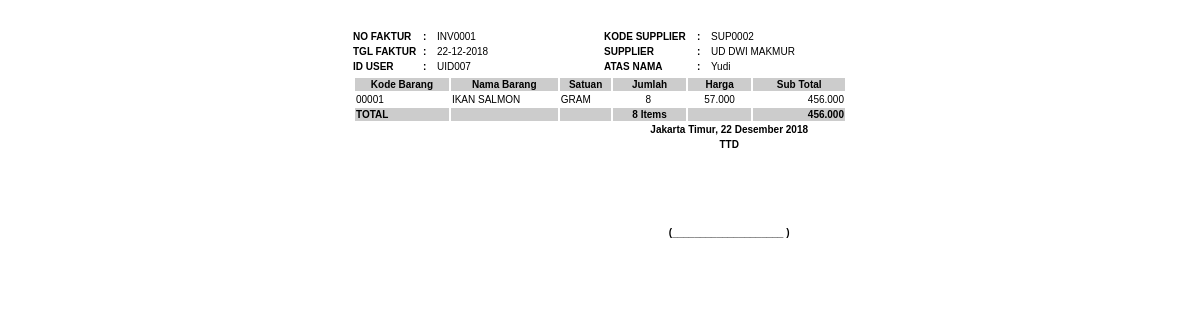
The app's page /gudang/faktur_pembelian.php?no_faktur=INV0001 (signed in) with its own data.
### tables this page shows
CREATE TABLE `pembelian` (
  `id` double NOT NULL,
  `no_transaksi` double NOT NULL,
  `no_faktur` varchar(16) NOT NULL,
  `kd_supplier` varchar(15) NOT NULL,
  `tgl_pembelian` date NOT NULL,
  `total_pembelian` int(11) NOT NULL,
  `id_user` varchar(15) NOT NULL
);

CREATE TABLE `ma_supplier` (
  `kd_supplier` varchar(7) NOT NULL,
  `nm_supplier` varchar(25) NOT NULL,
  `almt_supplier` varchar(150) NOT NULL,
  `tlp_supplier` varchar(15) NOT NULL,
  `fax_supplier` varchar(15) NOT NULL,
  `atas_nama` varchar(25) NOT NULL,
  `active` char(1) NOT NULL
);

CREATE TABLE `pembelian_detail` (
  `id` double NOT NULL,
  `no_transaksi` double NOT NULL,
  `kd_barang` varchar(15) NOT NULL,
  `kd_satuan` varchar(25) NOT NULL,
  `jumlah` int(11) NOT NULL,
  `harga` int(11) NOT NULL,
  `sub_total` int(11) NOT NULL
);

CREATE TABLE `ma_barang` (
  `kd_barang` varchar(5) NOT NULL,
  `nm_barang` varchar(50) NOT NULL,
  `kd_satuan` varchar(10) NOT NULL,
  `kd_kategori` varchar(10) NOT NULL,
  `hrg_jual` int(11) NOT NULL,
  `hrg_beli` int(11) NOT NULL,
  `active` char(1) NOT NULL
);

CREATE TABLE `ma_satuan_barang` (
  `kd_satuan` varchar(6) NOT NULL,
  `nm_satuan` varchar(25) NOT NULL,
  `active` char(1) NOT NULL
);

CREATE TABLE `ma_toko` (
  `kd_toko` varchar(15) NOT NULL,
  `nm_toko` varchar(30) NOT NULL,
  `almt_toko` varchar(150) NOT NULL,
  `kota` varchar(30) NOT NULL,
  `tlp_toko` varchar(15) NOT NULL,
  `fax_toko` varchar(15) NOT NULL,
  `logo` varchar(50) NOT NULL
);

### library/inc.connection.php (called while the page is built, shortened)
<?php
function querydb($sql){
		global $koneksi_db;
		$result=mysqli_query($koneksi_db,$sql);
		return $result;
}
	function arraydb($sql){
		$arraydb=mysqli_fetch_array($sql);
		return $arraydb;
	}
?>

### library/inc.library.php (called while the page is built, shortened)
<?php
function IndonesiaTgl($tanggal){
	$tgl=substr($tanggal,8,2);
	$bln=substr($tanggal,5,2);
	$thn=substr($tanggal,0,4);
	$tanggal="$tgl-$bln-$thn";
	return $tanggal;
}
function Indonesia2Tgl($tanggal){
	$namaBln = array("01" => "Januari", "02" => "Februari", "03" => "Maret", "04" => "April", "05" => "Mei", "06" => "Juni",
					 "07" => "Juli", "08" => "Agustus", "09" => "September", "10" => "Oktober", "11" => "November", "12" => "Desember");
	$tgl=substr($tanggal,8,2);
	$bln=substr($tanggal,5,2);
	$thn=substr($tanggal,0,4);
	$tanggal ="$tgl ".$namaBln[$bln]." $thn";
	return $tanggal;
}
?>

### gudang/faktur_pembelian.php (the view, shortened to what this page needs)
<?php
require_once "../library/inc.connection.php";
require_once "../library/inc.library.php";
IF(isset($_GET['no_faktur'])){
	$noFaktur = trim($_GET['no_faktur']);
	$qri="SELECT * FROM pembelian WHERE no_faktur='$noFaktur'";
	$hsl=querydb($qri);
	$rek=arraydb($hsl);
		$noTrans = $rek['no_transaksi'];
		$kdSupplier = $rek['kd_supplier'];
		$tglBeli = $rek['tgl_pembelian'];
			$tglBeli2=IndonesiaTgl($tglBeli);
			$tglNota =Indonesia2Tgl($tglBeli);
		$ttlBeli = $rek['total_pembelian'];
		$userId = $rek['id_user'];
	$qri2 = "SELECT * FROM ma_supplier WHERE kd_supplier='$kdSupplier'";
	$hsl2 = querydb($qri2);
	$rek2 = arraydb($hsl2);
		$nmSupplier = $rek2['nm_supplier'];
		$kontak = $rek2['atas_nama'];
	$qri3 = "SELECT a.*,b.nm_barang,b.kd_satuan,c.nm_satuan
			FROM pembelian_detail a
			LEFT JOIN ma_barang b ON b.kd_barang=a.kd_barang
			LEFT JOIN ma_satuan_barang c ON c.kd_satuan=b.kd_satuan
			WHERE a.no_transaksi='$noTrans'";
	$hsl3 = querydb($qri3);
	$qri4 = "SELECT kota FROM ma_toko";
	$hsl4 = querydb($qri4);
	$rek4 = arraydb($hsl4);
		$kota = $rek4['kota'];
}
?>
<!DOCTYPE html PUBLIC "-//W3C//DTD XHTML 1.0 Transitional//EN" "http://www.w3.org/TR/xhtml1/DTD/xhtml1-transitional.dtd">
<html xmlns="http://www.w3.org/1999/xhtml">
<head>
</head>
<body onload="print();window.close(); return false">
<div id="faktur"><table width="500" border="0" align="center" id="tabel_faktur">
  <tr>
    <td width="66"><span class="tr_info">NO FAKTUR</span></td>
    <td width="10"><span class="tr_info">:</span></td>
    <td width="163"><?php echo $noFaktur; ?>&nbsp;</td>
    <td width="89"><span class="tr_info">KODE SUPPLIER</span></td>
    <td width="10"><span class="tr_info">:</span></td>
    <td width="136"><?php echo $kdSupplier; ?>&nbsp;</td>
  </tr>
  <tr>
    <td><span class="tr_info">TGL FAKTUR</span></td>
    <td><span class="tr_info">:</span></td>
    <td><?php echo $tglBeli2; ?>&nbsp;</td>
    <td><span class="tr_info">SUPPLIER</span></td>
    <td><span class="tr_info">:</span></td>
    <td><?php echo $nmSupplier; ?>&nbsp;</td>
  </tr>
  <tr>
    <td><span class="tr_info">ID USER</span></td>
    <td><span class="tr_info">:</span></td>
    <td><?php echo $userId; ?>&nbsp;</td>
    <td><span class="tr_info">ATAS NAMA</span></td>
    <td><span class="tr_info">:</span></td>
    <td><?php echo $kontak; ?>&nbsp;</td>
  </tr>
  <tr>
    <td colspan="6"><table width="100%" border="0" align="center">
      <tr class="tr_header_footer">
        <td><div align="center">Kode Barang </div></td>
        <td><div align="center">Nama Barang </div></td>
        <td><div align="center">Satuan</div></td>
        <td><div align="center">Jumlah</div></td>
        <td><div align="center">Harga</div></td>
        <td><div align="center">Sub Total </div></td>
      </tr>
      <?php
$total_item=0;
while($rek3=arraydb($hsl3)){
$kd_brg=$rek3['kd_barang'];
$nm_brg=$rek3['nm_barang'];
$sat=$rek3['nm_satuan'];
$jml=$rek3['jumlah'];
$hrg=$rek3['harga'];
$sub_ttl=$rek3['sub_total'];
$total_item=$jml+$total_item;
	  ?>
      <tr class="tr_item">
        <td><?php echo $kd_brg; ?>&nbsp;</td>
        <td><?php echo $nm_brg; ?>&nbsp;</td>
        <td><div align="left"><?php echo $sat; ?>&nbsp;</div></td>
        <td><div align="center"><?php echo $jml; ?>&nbsp;</div></td>
        <td align="center"><?php echo number_format($hrg,0,",","."); ?></td>
        <td align="right"><?php echo number_format($sub_ttl,0,",","."); ?></td>
      </tr>
<?php } ?>
      <tr class="tr_header_footer">
        <td>TOTAL</td>
        <td>&nbsp;</td>
        <td>&nbsp;</td>
        <td><div align="center"><?php echo $total_item ?>&nbsp;Items</div></td>
        <td>&nbsp;</td>
        <td align="right"><?php echo number_format($ttlBeli,0,",","."); ?></td>
      </tr>
      <tr class="tr_info">
        <td>&nbsp;</td>
        <td>&nbsp;</td>
        <td>&nbsp;</td>
        <td colspan="3"><div align="center"><?=$kota?>,&nbsp;<?php echo $tglNota; ?></div>          </td>
      </tr>
      <tr class="tr_info">
        <td>&nbsp;</td>
        <td>&nbsp;</td>
        <td>&nbsp;</td>
        <td colspan="3"><div align="center">TTD</div></td>
      </tr>
      <tr class="tr_info">
        <td>&nbsp;</td>
        <td>&nbsp;</td>
        <td>&nbsp;</td>
        <td colspan="3"><p align="center">&nbsp;</p>
				<p>&nbsp;</p>
          <p>&nbsp;</p>
          <p align="center">(____________________ )</p></td>
        </tr>
    </table></td>
    </tr>
</table>
</div>
</body>
</html>

### gudang/faktur_pembelian.php (style rules this page uses)
#faktur { height: 465px; width: 100%; overflow: scroll; font-family: Arial, Helvetica, sans-serif; font-size: 10px; }
#tabel_faktur { background-color: #FFF; margin-top: 20px; }
.tr_info { color: #000; font-weight: bold; }
.tr_header_footer { color: #000; font-weight: bold; background-color: #CCC; }
.tr_item { color: #000; background-color: #FFF; }

### records on screen
pembelian: kd_supplier "SUP0002", tgl_pembelian "22-12-2018", id_user "UID007", total_pembelian "456.000", tgl_pembelian "22 Desember 2018"
ma_supplier: nm_supplier "UD DWI MAKMUR", atas_nama "Yudi"
pembelian_detail: kd_barang "00001", kd_barang.nm_barang "IKAN SALMON", kd_satuan.nm_satuan "GRAM", jumlah "8", harga "57.000", sub_total "456.000"
ma_toko: kota "Jakarta Timur"

### other values on screen
$noFaktur "INV0001"
$total_item "8"
